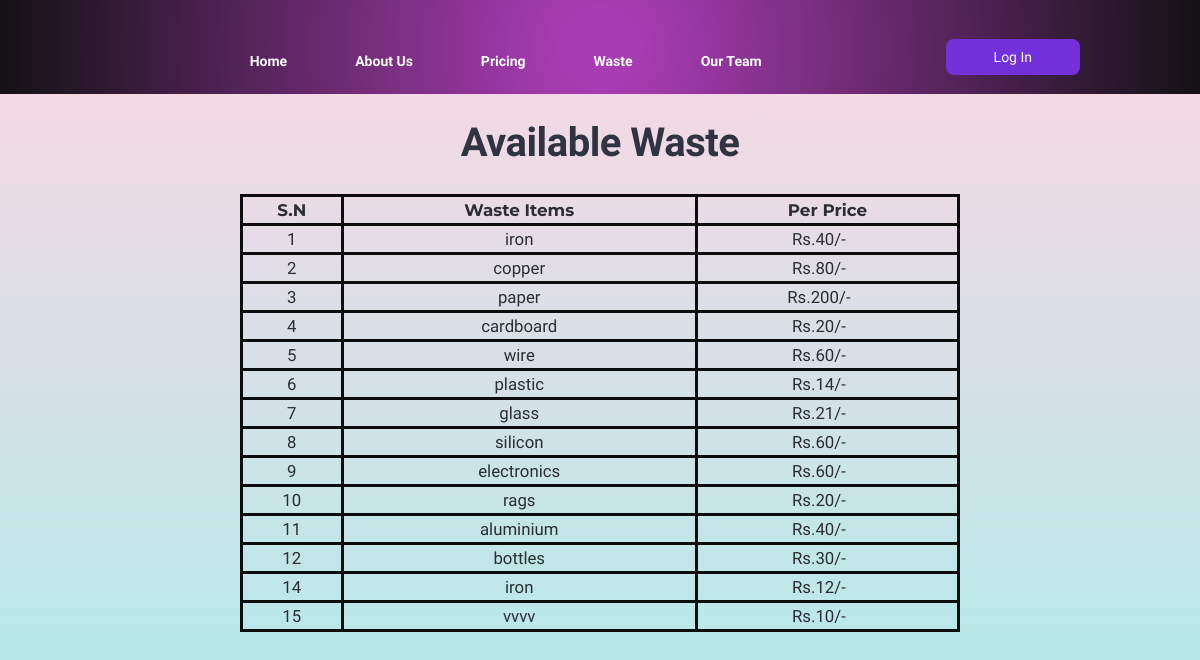
The app's page /foodlist/ with its own data.
### rms_app/models.py (models this page shows, shortened)
class Food(models.Model):
    food_item = models.CharField(max_length=100)
    per_price = models.PositiveIntegerField()
    food_img = models.ImageField(default="default_food.jpg", upload_to="food_pics")

### rms_app/views.py (the view)
# urls.py: path("foodlist/", FoodListView.as_view(), name="rms-foodlist"),
class FoodListView(ListView):
    model = Food
    template_name = "rms_app/foodlist.html"
    context_object_name = "food_obj"

### rms_app/templates/rms_app/foodlist.html (shortened to what this page needs)
{% extends "rms_app/base.html" %}
{% block content %}
{% load static %}
<div class='foodtable'>
  <section id="food-section">
    {% if food_obj %}
    <h1 class="avail" style="text-align:center;margin-top: 2%;">Available Waste</h1>
    <br>
    <div class="table">
      <table style="font-size:1.05rem ; border: solid black 3px;margin-left: 20%;width:60%;border-radius: 10px;" >
        <tr style="font-family: Montserrat; border: solid black 3px;">
          <th style="border: solid black 3px;text-align: center;">S.N</th>
          <th style="border: solid black 3px;text-align: center;">Waste Items</th>
          <th style="border: solid black 3px;text-align: center;">Per Price </th>
        </tr>
        {% for food_item in food_obj  %}
        <tr style="border: solid black 3px;">
          <td style="border: solid black 3px; text-align: center;">{{ food_item.id}}</td>
          <td style="border: solid black 3px; text-align: center;">{{ food_item.food_item}}</td>
          <td style="border: solid black 3px; text-align: center;">Rs.{{ food_item.per_price}}/-&emsp;
          </td>
        </tr>
        {% endfor %}
      </table>
    </div>
    {% endif %}
  </section>
</div>
{% endblock content %}

### rms_app/static/rms_app/style.css (style rules this page uses)
html { scroll-behavior: smooth; }
body, p { color: #6b747b; font: 400 1rem/1.625rem "Open Sans", sans-serif; }
h1 { color: #252c38; font-weight: 700; font-size: 2.5rem; line-height: 3.125rem; letter-spacing: -0.5px; }

### rms_app/static/rms_app/login.css (style rules this page uses)
* { padding: 0; margin: 0; box-sizing: border-box; }
body { background-image: linear-gradient(-225deg, #e3fdf5 0%, #ffe6fa 100%); background-image: linear-gradient(to top, #a8edea 0%, #fed6e3 100%); background-attachment: fixed; background-repeat: no-repeat; font-family: "Vibur", cursive; font-family: "Abel", sans-serif; opacity: 0.95; }

### records on screen
Food: id "1", food_item "iron", per_price "40"
Food: id "2", food_item "copper", per_price "80"
Food: id "3", food_item "paper", per_price "200"
Food: id "4", food_item "cardboard", per_price "20"
Food: id "5", food_item "wire", per_price "60"
Food: id "6", food_item "plastic", per_price "14"
Food: id "7", food_item "glass", per_price "21"
Food: id "8", food_item "silicon", per_price "60"
Food: id "9", food_item "electronics", per_price "60"
Food: id "10", food_item "rags", per_price "20"
Food: id "11", food_item "aluminium", per_price "40"
Food: id "12", food_item "bottles", per_price "30"
Food: id "14", food_item "iron", per_price "12"
Food: id "15", food_item "vvvv", per_price "10"
